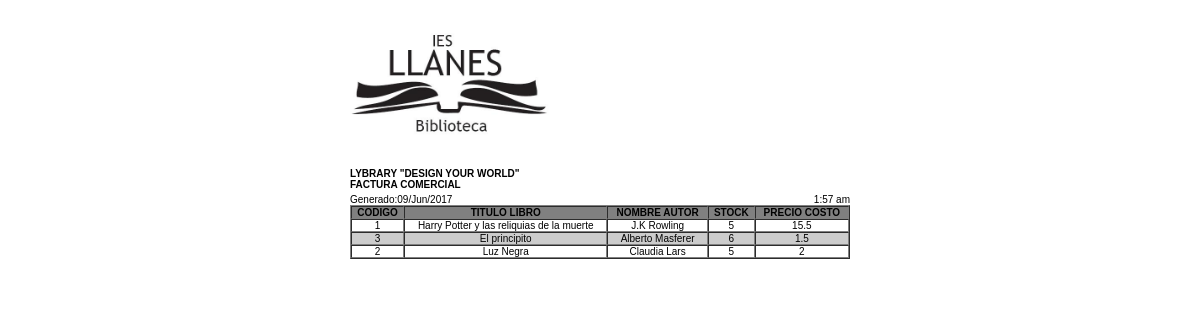
The page /reportes/rptLibros.php on the database its author committed.
### tables this page shows
CREATE TABLE `tbllibro` (
  `idLibro` int(11) NOT NULL,
  `titulo` varchar(100) NOT NULL,
  `idEditorial` int(11) NOT NULL,
  `idCategoria` int(11) NOT NULL,
  `stock` int(11) NOT NULL,
  `descripcion` varchar(1400) NOT NULL,
  `precioCosto` float NOT NULL,
  `palabrasClave` varchar(50) NOT NULL,
  `imagen` varchar(1024) NOT NULL
);

CREATE TABLE `tblautor` (
  `idAutor` int(11) NOT NULL,
  `idNacionalidad` int(11) NOT NULL,
  `nombreAutor` varchar(50) NOT NULL
);

### clases/conexion.php (called while the page is built, shortened)
<?php
class Conexion
{
    protected $conexion;
	public function __construct()
    {
		$this->conexion = mysqli_connect(HOST, USER, PASS,DBNAME);
		        return true;
	}
    public function ejecutarSql($sql)
    {
		$rs = mysqli_query($this->conexion,$sql);
		$sql	= "SELECT last_insert_id();";
		$rsId	= mysqli_query($this->conexion,$sql);
		$id		= mysqli_fetch_row($rsId);
		return $rs;
    }
}
$bdConexion = new Conexion();
?>

### reportes/rptLibros.php (the view, shortened to what this page needs)
<?php
include ('../clases/conexion.php');
$sql="select tbllibro.idLibro, tbllibro.titulo, tblautor.nombreAutor,tbllibro.stock,tbllibro.precioCosto from tbllibro
inner join tbldetlibroautor on tbllibro.idLibro = tbldetlibroautor.idLibro
inner join tblautor on tbldetlibroautor.idAutor=tblautor.idAutor";
$rsDetalles = $bdConexion->ejecutarSQL($sql);
?>
<!DOCTYPE html>
<html lang="es">
<head>
        <link rel="stylesheet" type="text/css" href="../css/styleReport.css"/>
</head>
<body onload="window.print();">
	<table border="0" align="center" style="margin-top:10px; width:500px;">
            <tr style="background-color: white;">
		<td>
			<div>
				<img src="../imagenes/1.jpg" height="8%" width="200">
			</div>
			<div style="width: 500px;">
				<strong>
					LYBRARY "DESIGN YOUR WORLD"<BR>
					FACTURA COMERCIAL
				</strong>
			</div>
		</td>
	</tr>
	<tr>
		<td colspan="2">
			<div style="float: left;">
                            Generado:<?=date("d/M/Y")?><br>
			</div>
                    <div style="float: right;">
                                <?php $time = time(); echo date("g:i a", $time)?>
			</div>
			<table border="1" cellpadding="0" cellspacing="0" width="100%">
				<tr>
					<th scope="col"><strong>CODIGO</strong></th>
                                        <th scope="col"><strong>TITULO LIBRO</strong></th>
					<th scope="col"><strong>NOMBRE AUTOR</strong></th>
					<th scope="col"><strong>STOCK</strong></th>
                                        <th scope="col"><strong>PRECIO COSTO</strong></th>
				</tr>
				<?php
				while ($detalle = mysqli_fetch_array($rsDetalles))
				{
					print "
					<tr>
						<td align='center'>".$detalle['idLibro']."</td>
						<td align='center'>".$detalle['titulo']."</td>
						<td align='center'>".$detalle['nombreAutor']."</td>
						<td align='center'>".$detalle['stock']."</td>
						<td align='center'>".$detalle['precioCosto']."</td>
					</tr>";
				}
				?>
			</table>
		</td>
	</tr>
	</table>
</body>
</html>

### css/styleReport.css (style rules this page uses)
body { font-family: "Trebuchet MS", Arial, Helvetica, sans-serif; font-size:10px; margin-top:0px; }
img { vertical-align:middle; }
table { margin-left:auto; margin-right:auto; }
th { font-size:10px; padding-right:2px;padding-left:2px; background-color:grey; }
table tr:nth-child(odd) { background-color: #CCC; }
table tr:nth-child(even) { background-color: white; }
td { margin:10px; }

### rows shown on the page
tbllibro: idLibro "1", titulo "Harry Potter y las reliquias de la muerte", tblautor.nombreAutor "J.K Rowling", stock "5", precioCosto "15.5"
tbllibro: idLibro "3", titulo "El principito", tblautor.nombreAutor "Alberto Masferer", stock "6", precioCosto "1.5"
tbllibro: idLibro "2", titulo "Luz Negra", tblautor.nombreAutor "Claudia Lars", stock "5", precioCosto "2"
